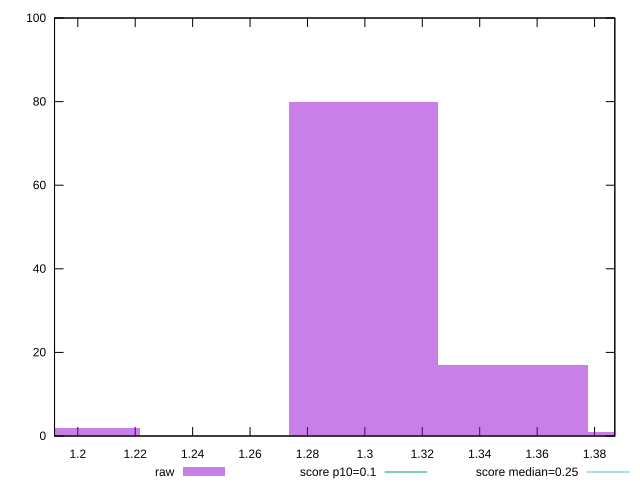

Recreate this plot in gnuplot.
reset

$raw <<EOF
1.2996292251413306 80
1.3516143941469838 17
1.403599563152637 1
1.1956588871300242 2
EOF

set key outside below
set boxwidth 0.051985169005653226
set xrange [1.1918958960639103:1.3870643259684245]
set yrange [0:100]
set trange [0:100]
set style fill transparent solid 0.5 noborder

set parametric
set terminal svg size 640, 490 enhanced background rgb 'white'
set output "reprap/cumulative-layout-shift/samples/pages+cached/raw/histogram.svg"

plot $raw title "raw" with boxes, \
     0.1,t title "score p10=0.1", \
     0.25,t title "score median=0.25"

reset
